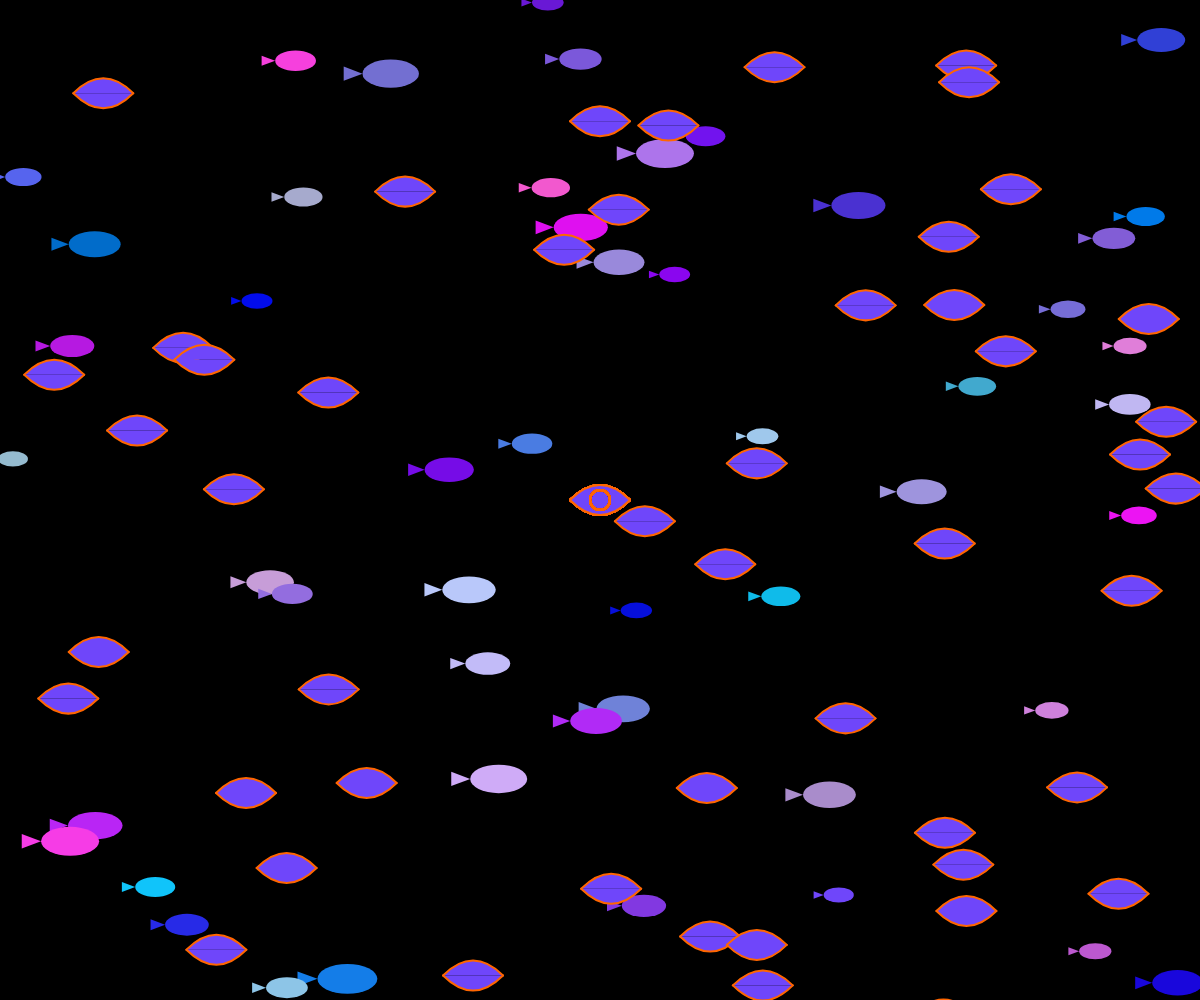
Frame 1 (no input)
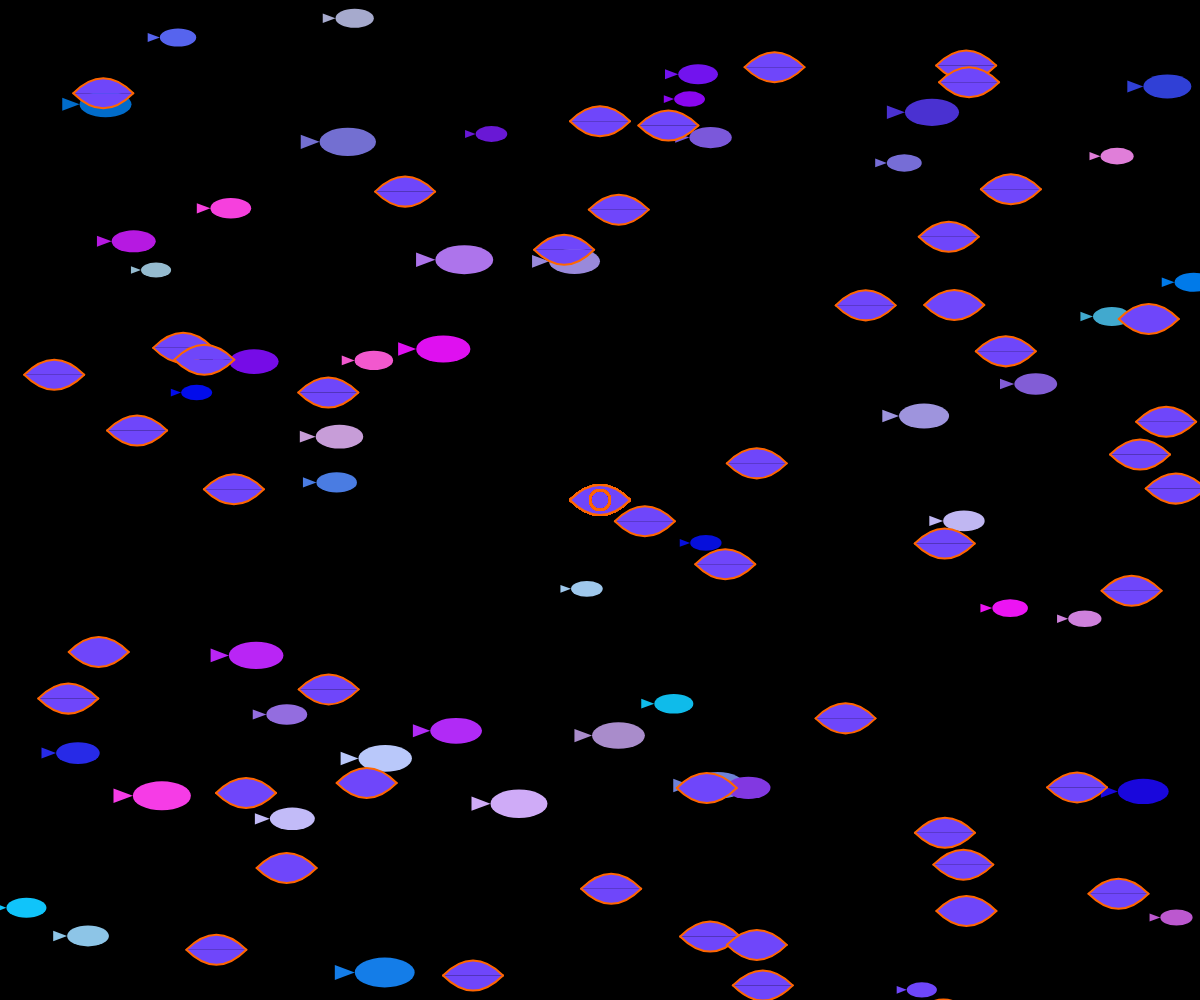
Frame 60 (no input)
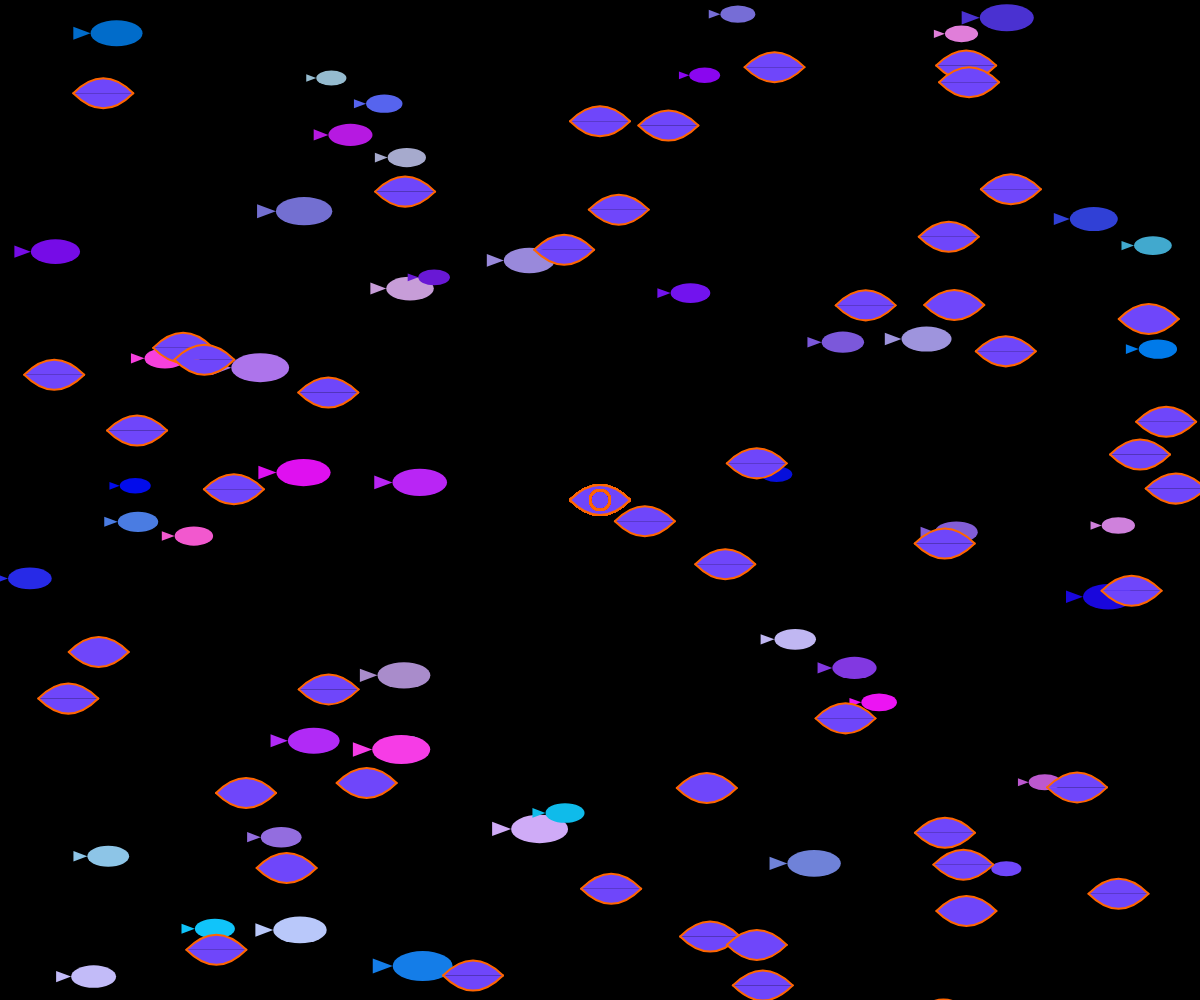
Frame 120 (the mouse pressed at the canvas centre since frame 60)

The p5.js sketch that drew these frames (run headless with seeded random() and noise() and a simulated clock; from frame 60 on, the mouse is pressed at the canvas centre):

// p5.js sketch
// ── sketch.js
// var balls = new Array();
var balls = [];
var eyes = [];

var ball;
var eye;

function setup(){
  createCanvas(windowWidth, windowHeight);

  for( var i = 0; i < 50; i++ ){
    balls.push( new Ball(50) );
  }

  for( var e = 0; e < 50; e++ ){
    eyes.push( new Eye(30) );
  }

  // ball = new Ball(20);
  // ballTwo = new Ball(50);
  // ballThree = new Ball(200);
  // ballFour = new Ball(100);
}

function draw(){
  background(0);
  for( var i = 0; i < balls.length; i++ ){
    balls[i].update();
    balls[i].draw();
  }

  for( var e = 0; e < eyes.length; e++ ){
    // eyes[e].update();
    eyes[e].draw();
  }
}
function Eye( position ){
  this.x = random( 0, width );
  this.y = random( 0, height );
}

Eye.prototype.draw = function(){
  push();
  stroke(255, 102, 0);
  strokeWeight(2);
  translate(this.x, this.y);

  bezier(20, 20, 40, 0, 60,0 ,80, 20);
  bezier(20, 20, 40, 40, 60,40 ,80, 20);
  pop();

  push();
  stroke(255, 102, 0);
  strokeWeight(2);
  noFill();
  ellipseMode(CENTER);
  ellipse(width/2, height/2, 20, 20);
  pop();
}

function Ball( radius ){
  this.x = random( 0, width );
  this.y = random( 0, height );
  this.xSpeed = random(-4, 3);
  this.ySpeed = random(-4, 3);
  this.radius = random(30, 60);
  this.color = color( random (250), random(200), random(200,250) );
  this.r = random();
  this.rotation = random(0, 360) * PI / 180;
}

Ball.prototype.update = function(){
  this.checkEdges();
  this.x += this.xSpeed;
  this.y += this.ySpeed;
}

Ball.prototype.draw = function(){
  fill(this.color);
  noStroke();
  ellipse(this.x, this.y, this.radius, this.radius / 2 );

  triangle( this.x - this.radius/2 - this.radius/3, this.y - this.radius/8,
            this.x - this.radius/2 , this.y,
            this.x - this.radius/2 - this.radius/3, this.y + this.radius/8);

  // push();
  // stroke(255, 102, 0);
  // strokeWeight(2);
  // translate(this.x, this.y);

  // bezier(20, 20, 40, 0, 60,0 ,80, 20);
  // bezier(20, 20, 40, 40, 60,40 ,80, 20);
  // pop();

  // push();
  // stroke(255, 102, 0);
  // strokeWeight(2);
  // noFill();
  // ellipseMode(CENTER);
  // ellipse(width/2, height/2, 20, 20);
  // pop();

  push();
  stroke(255, 102, 0);
  strokeWeight(2);
  translate(width/2-50, height/2-20);

  bezier(20, 20, 40, 0, 60,0 ,80, 20);
  bezier(20, 20, 40, 40, 60,40 ,80, 20);
  pop();

  push();
  stroke(255, 102, 0);
  strokeWeight(2);
  noFill();
  ellipseMode(CENTER);
  ellipse(width/2, height/2, 20, 20);
  pop();

}

Ball.prototype.checkEdges = function(){
  if( this.x >= width || this.x <= 0) this.xSpeed *= -1;
  if( this.y >= height || this.y <= 0) this.ySpeed *= -1;
}
